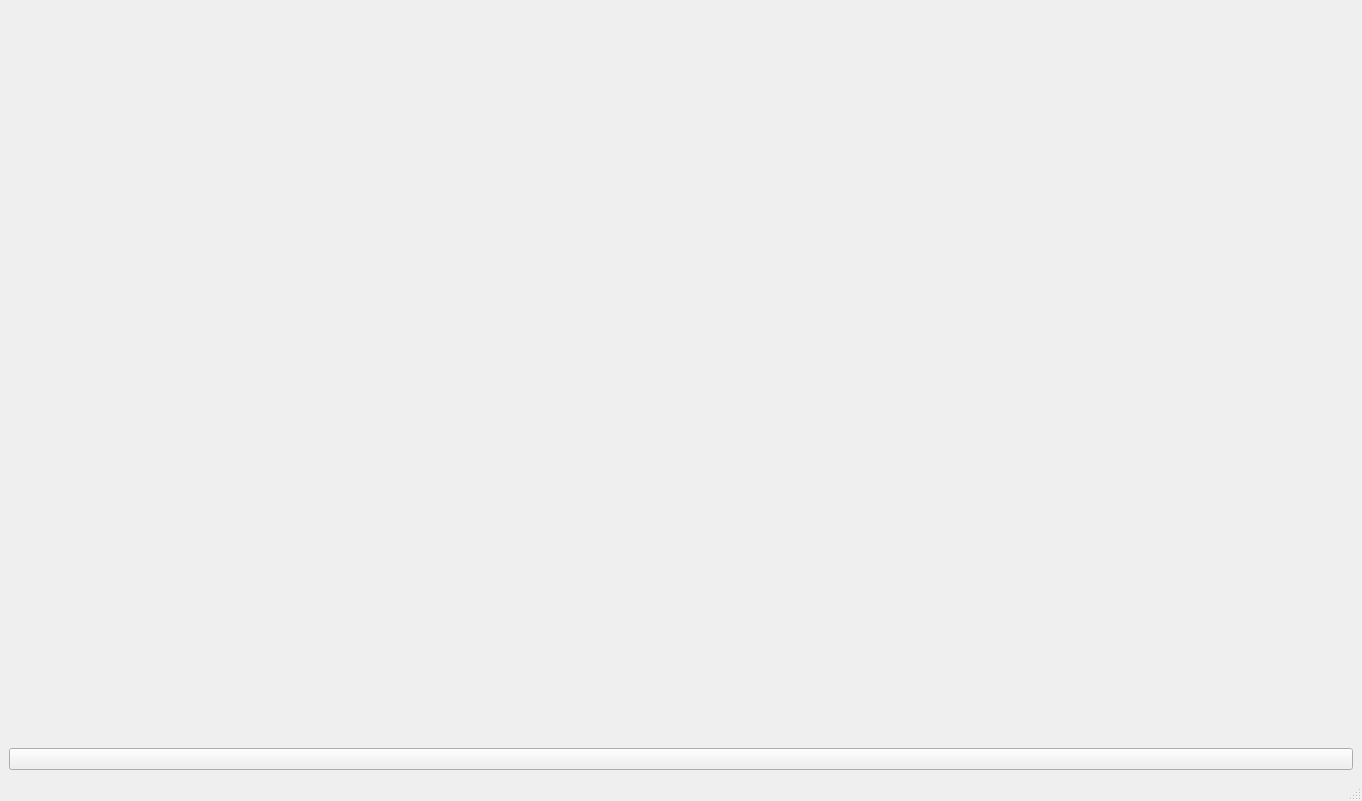
<?xml version="1.0" encoding="UTF-8"?>
<ui version="4.0">
 <class>MainWindow</class>
 <widget class="QMainWindow" name="MainWindow">
  <property name="geometry">
   <rect>
    <x>0</x>
    <y>0</y>
    <width>1362</width>
    <height>801</height>
   </rect>
  </property>
  <property name="windowTitle">
   <string>Maps.API</string>
  </property>
  <widget class="QWidget" name="centralwidget">
   <layout class="QVBoxLayout" name="verticalLayout">
    <item>
     <widget class="QLabel" name="image">
      <property name="text">
       <string/>
      </property>
     </widget>
    </item>
    <item>
     <widget class="QPushButton" name="pushButton">
      <property name="text">
       <string/>
      </property>
     </widget>
    </item>
   </layout>
  </widget>
  <widget class="QStatusBar" name="statusbar"/>
 </widget>
 <resources/>
 <connections/>
</ui>
